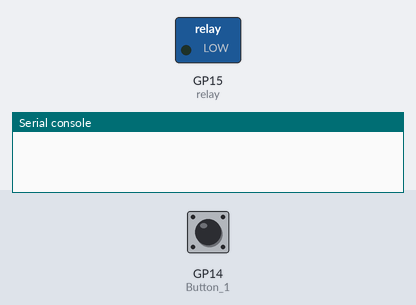
Bench run of a program on a simulated Raspberry Pi Pico running MicroPython. Parts: switched loads named in the program (green lamp = pin HIGH), the last lines printed to the serial console. Dashed ring = blinking. Inputs (shaded band) come from the test bench; at power-on: GP14 (Button_1) LOW.

Above: at 1.2 s.
1.3 s: GP14 (Button_1) pulled HIGH for 1 s
At 2.7 s:
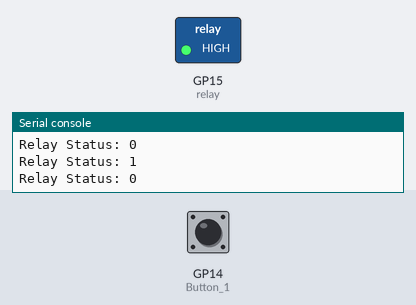
3.8 s: GP14 (Button_1) pulled HIGH for 3.2 s
At 4.1 s:
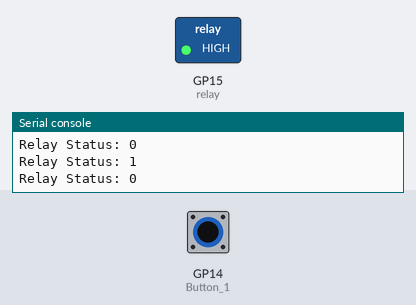
8.5 s: GP14 (Button_1) pulled HIGH for 0.25 s
At 8.9 s:
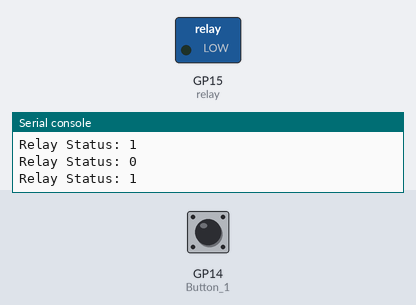
Timing chart, 0 to 11.5 s (numbered marks = the images above; inputs shaded):
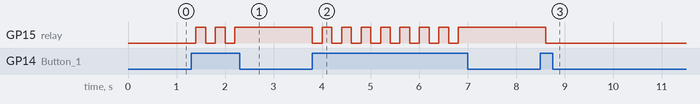

The program:

relay.py
```python
from machine import Pin
import time
Button_1 = Pin(14, Pin.IN, Pin.PULL_DOWN)
relay = Pin(15, Pin.OUT, Pin.PULL_DOWN)
while True:
    if Button_1.value():
        print("Relay Status:", relay.value())
        relay.toggle()
    time.sleep(0.2)
```

Measured:
- after the input at 1.3 s, GP15 (relay): alternates HIGH for 0.20 s and LOW for 0.20 s, 5 changes in all, then stays HIGH, starting after 0.10 s
- after the input at 3.8 s, GP15 (relay): alternates HIGH for 0.20 s and LOW for 0.20 s, 16 changes in all, then stays HIGH, starting at once
- after the input at 8.5 s, GP15 (relay): HIGH → LOW after 0.11 s
